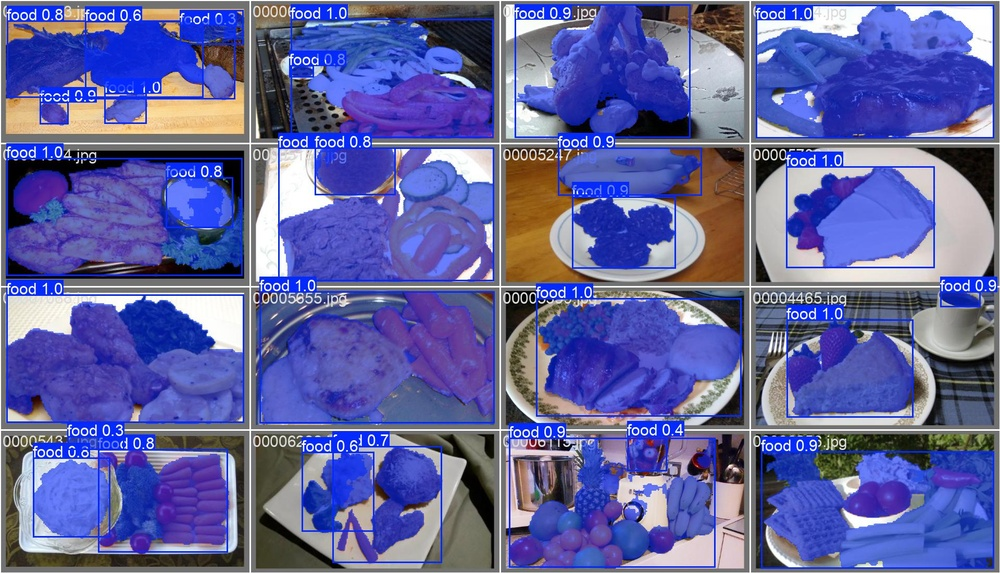
#> input picture Phase2_ML/Semantic-Segmentation/Food-Detection/runs/segment/train/val_batch0_pred.jpg, 1000 x 573 px, shrunk from 1920 x 1100 before the run, found by its file name; its folder holds only this picture in this run
$ python maskConverter.py
#> lines starting #> are read from the running program, lines starting #| are printed output that depends on the picture; after the words box and inside, x2 and y2 are one past the last pixel; in counts of white or black regions, pixels touching at a corner belong together
import os
import cv2

input_dir = './FoodSeg/Images/ann_dir/train' # train / test
output_dir = './FoodSeg/Images/txt_dir/train' # train / test

# Create the output directory if it doesn't exist
os.makedirs(output_dir, exist_ok=True)

for j in os.listdir(input_dir):
    image_path = os.path.join(input_dir, j)

    # Load the binary mask and get its contours
    mask = cv2.imread(image_path, cv2.IMREAD_GRAYSCALE)
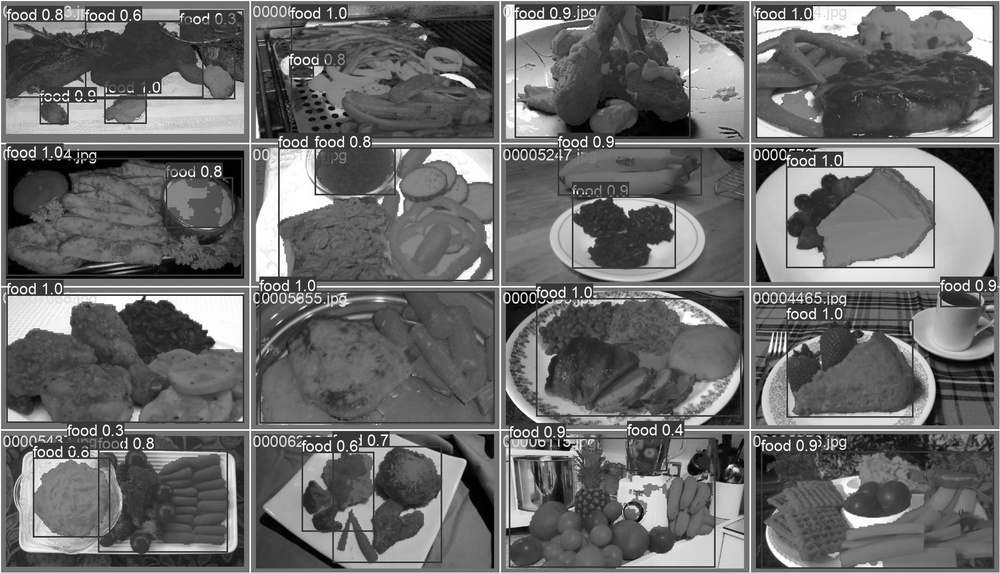
#> mask: shape (573, 1000); min 0, max 255, mean 106.3
    _, mask = cv2.threshold(mask, 1, 255, cv2.THRESH_BINARY)
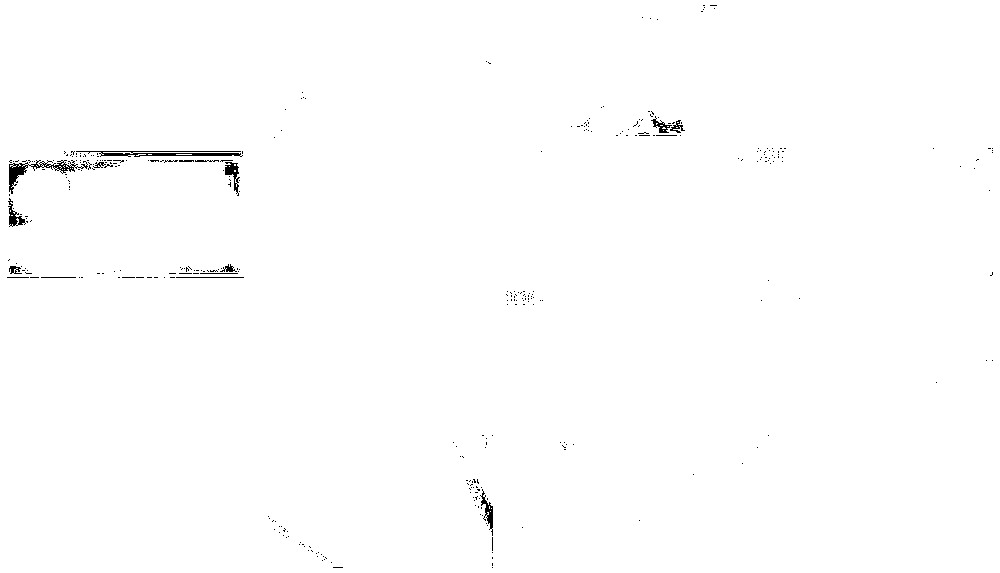
#> mask: shape (573, 1000); 99.5% white; black in thin lines or dots
    H, W = mask.shape
#> H = 573; W = 1000
    contours, _ = cv2.findContours(mask, cv2.RETR_EXTERNAL, cv2.CHAIN_APPROX_SIMPLE)
#> contours = [[[0, 0], [0, 572], [999, 572], [999, 0]]]

    # Convert the contours to polygons
    polygons = []
    for cnt in contours:
        if cv2.contourArea(cnt) > 200:  # Filter out small contours
            polygon = []
            for point in cnt:
                x, y = point[0]
                polygon.append(x / W)
                polygon.append(y / H)
            polygons.append(polygon)
#> this loop made 1 pass
#> cnt on pass 1: [[0, 0], [0, 572], [999, 572], [999, 0]]
#> after the loop, polygons = [[0, 0, 0, 0.998, 0.999, 0.998, 0.999, 0]]

    # All polygons are labeled as 'food' with class index 0
    class_index = 0

    # Write the polygons to a file with the class index
    output_file_path = '{}.txt'.format(os.path.join(output_dir, j)[:-4])
    with open(output_file_path, 'w') as f:
        for polygon in polygons:
            f.write(f'{class_index} ')
            f.write(' '.join(map(str, polygon)))
            f.write('\n')
#> this loop made 1 pass

$ run again, on Phase2_ML/Semantic-Segmentation/Food-Detection/runs/segment/train/val_batch2_pred.jpg
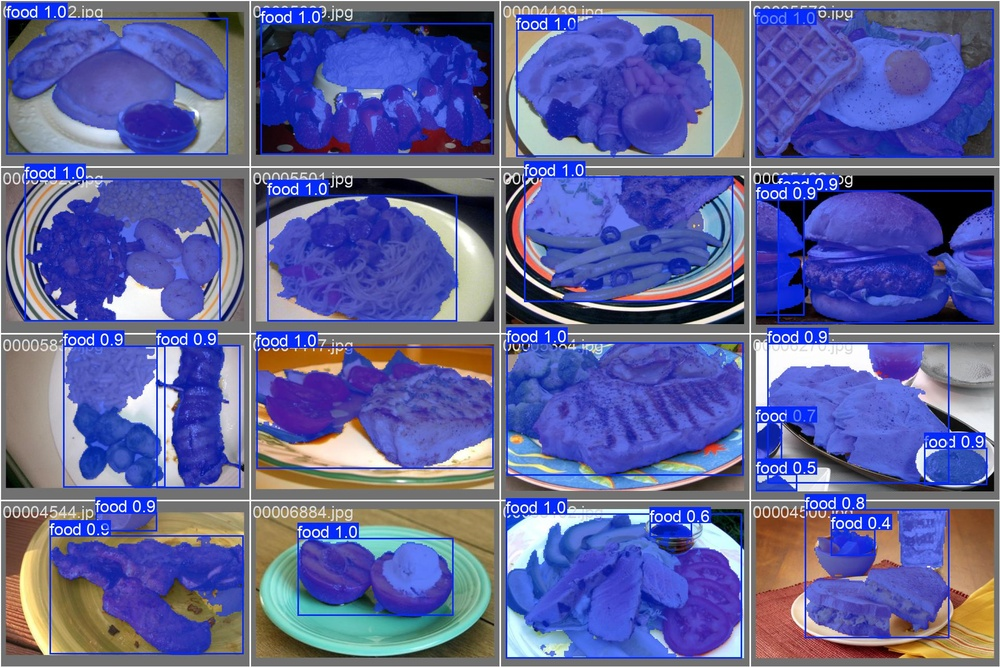
#> input picture Phase2_ML/Semantic-Segmentation/Food-Detection/runs/segment/train/val_batch2_pred.jpg, 1000 x 667 px, shrunk from 1920 x 1280 before the run, found by its file name
#> `mask = cv2.imread(image_path, cv2.IMREAD_GRAYSCALE)`:
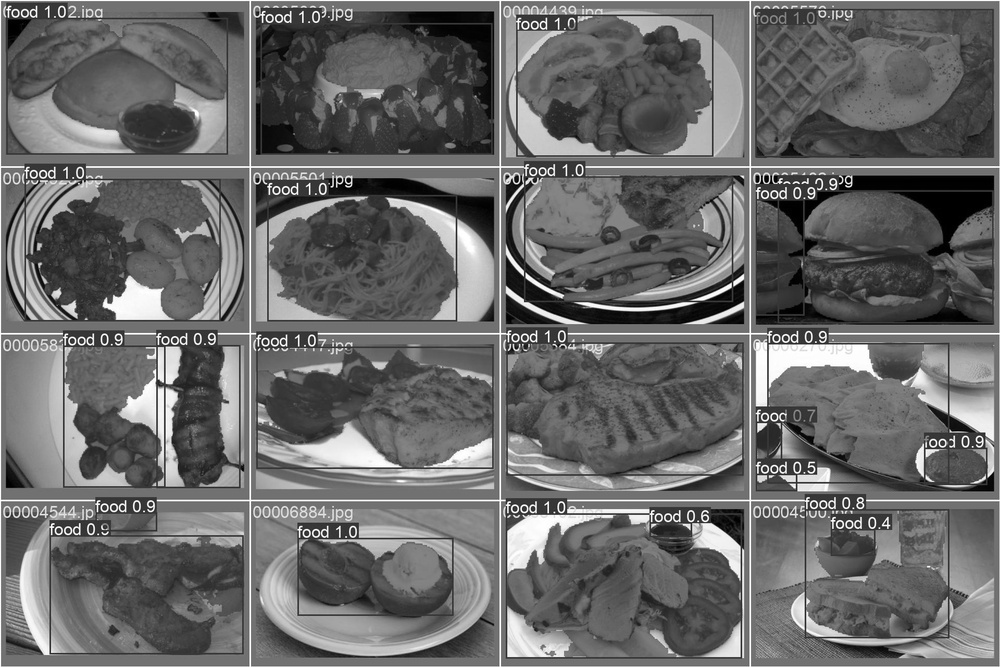
#> mask: shape (667, 1000); min 0, max 255, mean 105.3
#> `_, mask = cv2.threshold(mask, 1, 255, cv2.THRESH_BINARY)`:
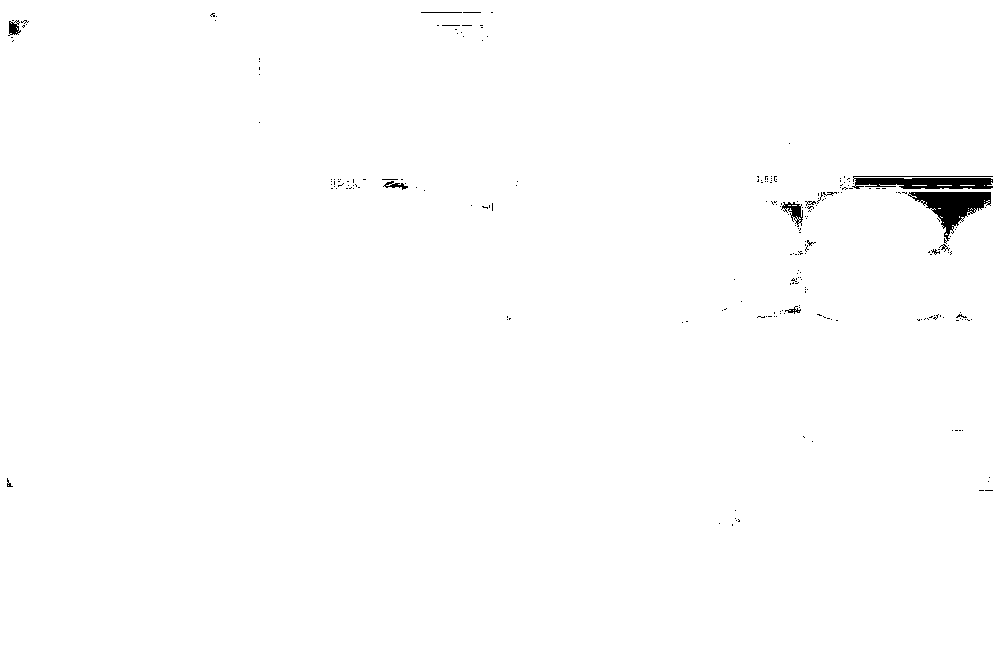
#> mask: shape (667, 1000); 99.3% white; 230 black regions (218 under 20 px), largest, box (x1, y1, x2, y2) and area: (908, 192, 991, 244) 1713, (852, 176, 993, 189) 1439, (781, 202, 803, 227) 230
#> contours = [[[0, 0], [0, 666], [999, 666], [999, 0]]]
#> the loop `for cnt in contours:` made 1 pass
#> cnt on pass 1: [[0, 0], [0, 666], [999, 666], [999, 0]]
#> after the loop `for cnt in contours:`: polygons = [[0, 0, 0, 0.999, 0.999, 0.999, 0.999, 0]]
#> the loop `for polygon in polygons:` made 1 pass
